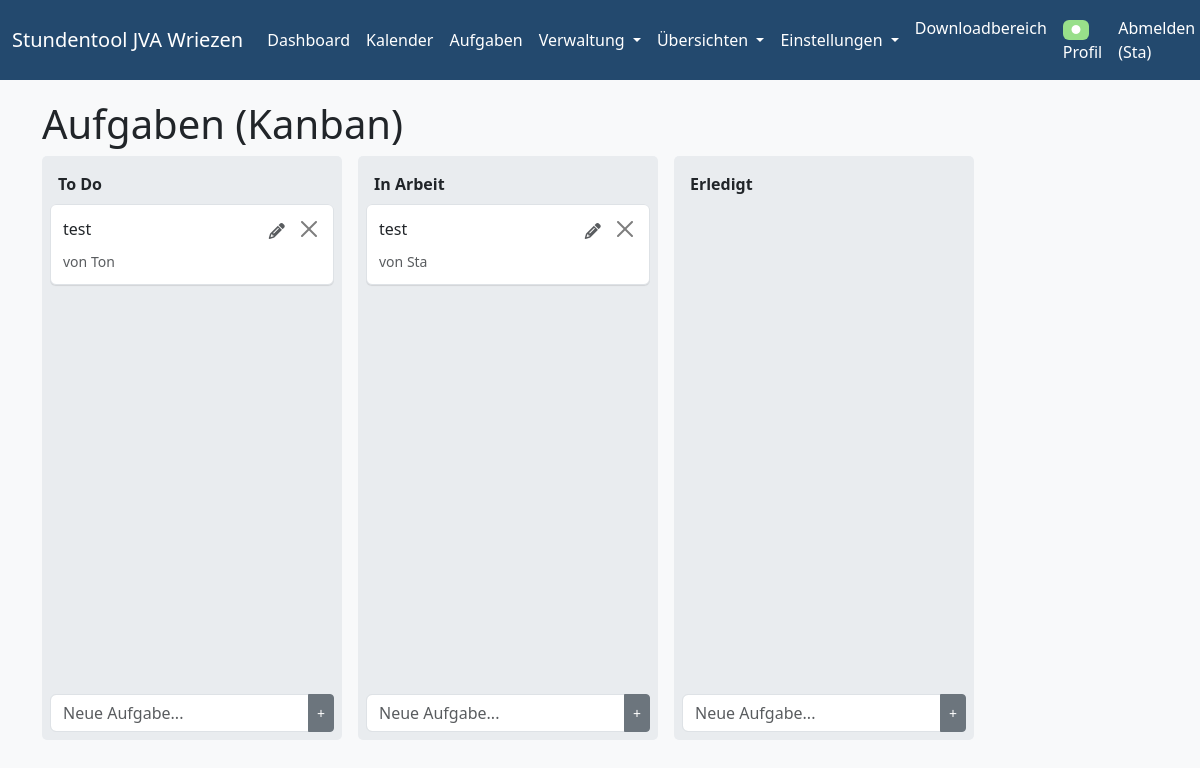
Before: /kanban (signed in) with the older database file.
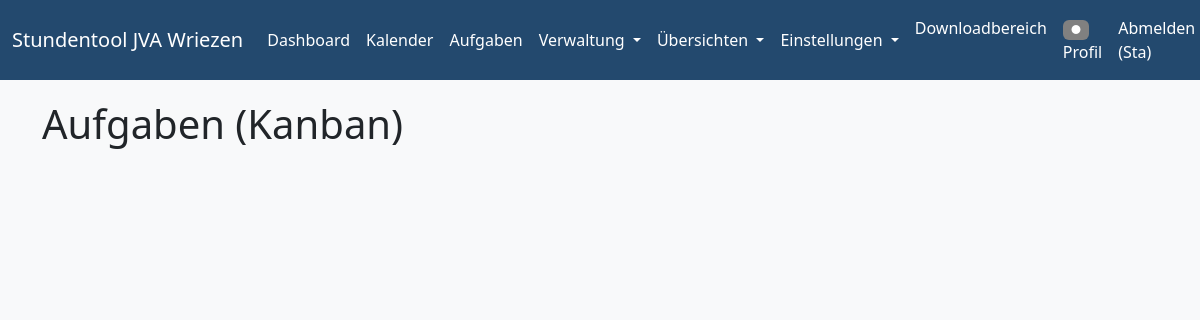
After: the same page with the newer database file.
### models.py (models this page shows, shortened)
class KanbanList(db.Model):
    id = db.Column(db.Integer, primary_key=True)
    name = db.Column(db.String(100), nullable=False)
    position = db.Column(db.Integer, nullable=False)
    cards = db.relationship('KanbanCard', backref='list', lazy=True, cascade="all, delete-orphan", order_by="KanbanCard.position")

class KanbanCard(db.Model):
    id = db.Column(db.Integer, primary_key=True)
    content = db.Column(db.Text, nullable=False)
    position = db.Column(db.Integer, nullable=False)
    list_id = db.Column(db.Integer, db.ForeignKey('kanban_list.id'), nullable=False)
    user_id = db.Column(db.Integer, db.ForeignKey('user.id'), nullable=False)
    created_at = db.Column(db.DateTime, nullable=False, default=datetime.utcnow)
    creator = db.relationship('User')

class User(db.Model, UserMixin):
    id = db.Column(db.Integer, primary_key=True)
    username = db.Column(db.String(20), unique=True, nullable=False) # Used for login
    email = db.Column(db.String(120), unique=True, nullable=False) # Keep email for contact/recovery
    password = db.Column(db.String(60), nullable=False)
    role = db.Column(db.String(20), default='Benutzer', nullable=False) # New role column
    farbe = db.Column(db.String(7), default='#808080') # Hex color

### app.py (the view)
@app.route('/kanban')
@login_required
def kanban_board():
    lists = KanbanList.query.order_by(KanbanList.position).all()
    return render_template('kanban.html', title='Aufgaben (Kanban)', lists=lists)

### app.py (called while the page is built)
@login_manager.user_loader
def load_user(user_id):
    return User.query.get(int(user_id))

### templates/kanban.html (shortened to what this page needs)
{% extends "base.html" %}
{% block content %}
<h1>{{ title }}</h1>
<div class="kanban-board">
    {% for list in lists %}
    <div class="kanban-list" data-list-id="{{ list.id }}">
        <div class="kanban-list-header">{{ list.name }}</div>
        <ul class="kanban-cards list-group">
            {% for card in list.cards %}
             <li class="kanban-card list-group-item" data-card-id="{{ card.id }}">
                 <div class="card-view">
                     <div class="d-flex justify-content-between align-items-start">
                         <div class="flex-grow-1 pe-2 card-content-display" style="white-space: pre-wrap;">{{ card.content }}</div>
                         <div class="card-controls">
                             {% if card.user_id == current_user.id or current_user.role == 'Admin' %}
                             <i class="fas fa-pencil-alt text-muted me-2" style="cursor: pointer;" onclick="showEditForm(this)"></i>
                             <button type="button" class="btn-close btn-sm" aria-label="Löschen" onclick="deleteCard(event, {{ card.id }})"></button>
                             {% endif %}
                         </div>
                     </div>
                     <small class="text-muted d-block mt-2">von {{ card.creator.username }}</small>
                 </div>
             </li>
            {% endfor %}
        </ul>
        <form class="add-card-form mt-2" onsubmit="addCard(event, {{ list.id }})">
            <div class="input-group">
                <input type="text" class="form-control" placeholder="Neue Aufgabe..." required>
                <button type="submit" class="btn btn-secondary btn-sm">+</button>
            </div>
        </form>
    </div>
    {% endfor %}
</div>
{% endblock %}

Changed rows visible on the page:
removed KanbanList: name "To Do"
removed KanbanCard: content "test", creator.username "Ton", shown under "To Do"
removed KanbanList: name "In Arbeit"
removed KanbanCard: content "test", creator.username "Sta", shown under "In Arbeit"
removed KanbanList: name "Erledigt"
changed User "Sta": farbe "#98df8a" → "#808080" (drawn)
